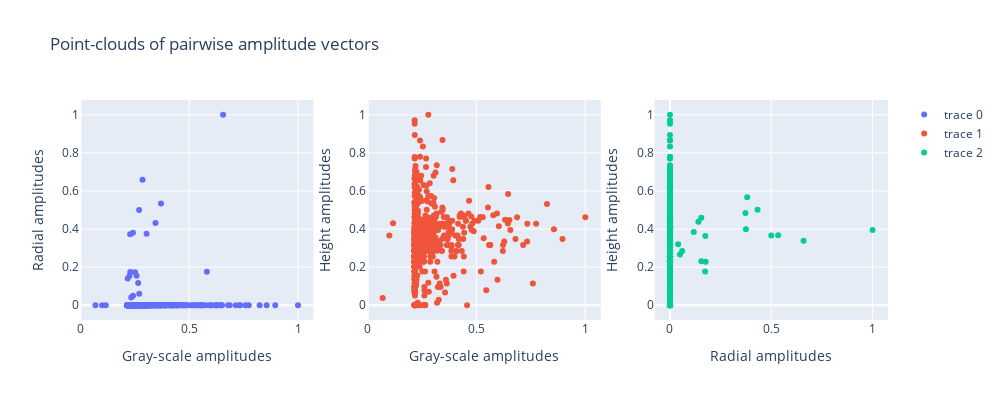

Source (notebook cell):
### Markdown cell above
Second, we look at 2D scatter-plots of pairwise amplitude vectors.

### Code cell
fig = make_subplots(rows=1, cols=3)
fig.add_trace(go.Scatter(x=Ag,y=Ar,mode="markers"),row=1,col=1)
fig.add_trace(go.Scatter(x=Ag,y=Ah,mode="markers"),row=1,col=2)
fig.add_trace(go.Scatter(x=Ar,y=Ah,mode="markers"),row=1,col=3)
fig.update_xaxes(title_text="Gray-scale amplitudes", row=1, col=1)
fig.update_xaxes(title_text="Gray-scale amplitudes", row=1, col=2)
fig.update_xaxes(title_text="Radial amplitudes", row=1, col=3)
fig.update_yaxes(title_text="Radial amplitudes", row=1, col=1)
fig.update_yaxes(title_text="Height amplitudes", row=1, col=2)
fig.update_yaxes(title_text="Height amplitudes", row=1, col=3)
fig.update_layout(
    title="Point-clouds of pairwise amplitude vectors",
    height=400,
    width=1000
)
fig.show()

### Figure 1 — Plotly figure (JSON) as saved in the notebook; plotly's stock layout.template omitted (floating-point values rounded to 4 significant figures; data arrays with more than 128 entries replaced by an {"elided": "..."} marker saying what was removed)
{"data": [{"mode": "markers", "type": "scatter", "x": {"elided": "1000 float values"}, "xaxis": "x", "y": {"elided": "1000 float values"}, "yaxis": "y"}, {"mode": "markers", "type": "scatter", "x": {"elided": "1000 float values"}, "xaxis": "x2", "y": {"elided": "1000 float values"}, "yaxis": "y2"}, {"mode": "markers", "type": "scatter", "x": {"elided": "1000 float values"}, "xaxis": "x3", "y": {"elided": "1000 float values"}, "yaxis": "y3"}], "layout": {"height": 400, "title": {"text": "Point-clouds of pairwise amplitude vectors"}, "width": 1000, "xaxis": {"anchor": "y", "domain": [0, 0.2889], "title": {"text": "Gray-scale amplitudes"}}, "xaxis2": {"anchor": "y2", "domain": [0.3556, 0.6444], "title": {"text": "Gray-scale amplitudes"}}, "xaxis3": {"anchor": "y3", "domain": [0.7111, 1], "title": {"text": "Radial amplitudes"}}, "yaxis": {"anchor": "x", "domain": [0, 1], "title": {"text": "Radial amplitudes"}}, "yaxis2": {"anchor": "x2", "domain": [0, 1], "title": {"text": "Height amplitudes"}}, "yaxis3": {"anchor": "x3", "domain": [0, 1], "title": {"text": "Height amplitudes"}}}}
